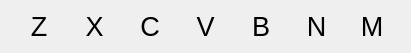
        <widget class="QWidget" name="layoutWidget_5">
         <property name="geometry">
          <rect>
           <x>101</x>
           <y>400</y>
           <width>411</width>
           <height>39</height>
          </rect>
         </property>
         <layout class="QHBoxLayout" name="whiteNoteLegend1">
          <property name="spacing">
           <number>0</number>
          </property>
          <property name="sizeConstraint">
           <enum>QLayout::SetDefaultConstraint</enum>
          </property>
          <item>
           <widget class="QLabel" name="cLegend1">
            <property name="font">
             <font>
              <family>Segoe UI</family>
              <pointsize>20</pointsize>
             </font>
            </property>
            <property name="text">
             <string>Z</string>
            </property>
            <property name="alignment">
             <set>Qt::AlignCenter</set>
            </property>
           </widget>
          </item>
          <item>
           <widget class="QLabel" name="dLegend1">
            <property name="font">
             <font>
              <family>Segoe UI</family>
              <pointsize>20</pointsize>
             </font>
            </property>
            <property name="text">
             <string>X</string>
            </property>
            <property name="alignment">
             <set>Qt::AlignCenter</set>
            </property>
           </widget>
          </item>
          <item>
           <widget class="QLabel" name="eLegend1">
            <property name="font">
             <font>
              <family>Segoe UI</family>
              <pointsize>20</pointsize>
             </font>
            </property>
            <property name="text">
             <string>C</string>
            </property>
            <property name="alignment">
             <set>Qt::AlignCenter</set>
            </property>
           </widget>
          </item>
          <item>
           <widget class="QLabel" name="fLegend1">
            <property name="font">
             <font>
              <family>Segoe UI</family>
              <pointsize>20</pointsize>
             </font>
            </property>
            <property name="text">
             <string>V</string>
            </property>
            <property name="alignment">
             <set>Qt::AlignCenter</set>
            </property>
           </widget>
          </item>
          <item>
           <widget class="QLabel" name="gLegend1">
            <property name="font">
             <font>
              <family>Segoe UI</family>
              <pointsize>20</pointsize>
             </font>
            </property>
            <property name="text">
             <string>B</string>
            </property>
            <property name="alignment">
             <set>Qt::AlignCenter</set>
            </property>
           </widget>
          </item>
          <item>
           <widget class="QLabel" name="aLegend1">
            <property name="font">
             <font>
              <family>Segoe UI</family>
              <pointsize>20</pointsize>
             </font>
            </property>
            <property name="text">
             <string>N</string>
            </property>
            <property name="alignment">
             <set>Qt::AlignCenter</set>
            </property>
           </widget>
          </item>
          <item>
           <widget class="QLabel" name="bLegend1">
            <property name="font">
             <font>
              <family>Segoe UI</family>
              <pointsize>20</pointsize>
             </font>
            </property>
            <property name="text">
             <string>M</string>
            </property>
            <property name="alignment">
             <set>Qt::AlignCenter</set>
            </property>
           </widget>
          </item>
         </layout>
        </widget>
